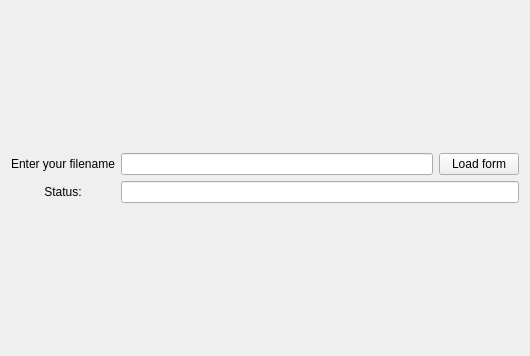
<?xml version="1.0" encoding="UTF-8"?>
<ui version="4.0">
 <class>MainWindow</class>
 <widget class="QMainWindow" name="MainWindow">
  <property name="geometry">
   <rect>
    <x>0</x>
    <y>0</y>
    <width>530</width>
    <height>356</height>
   </rect>
  </property>
  <property name="windowTitle">
   <string>MainWindow</string>
  </property>
  <widget class="QWidget" name="centralWidget">
   <layout class="QGridLayout" name="gridLayout">
    <item row="0" column="0">
     <layout class="QGridLayout" name="settingsLayout">
      <item row="0" column="2">
       <widget class="QPushButton" name="loadButton">
        <property name="text">
         <string>Load form</string>
        </property>
       </widget>
      </item>
      <item row="0" column="1">
       <widget class="QLineEdit" name="filenameLineEdit"/>
      </item>
      <item row="0" column="0">
       <widget class="QLabel" name="filenameLabel">
        <property name="text">
         <string>Enter your filename</string>
        </property>
       </widget>
      </item>
      <item row="1" column="0">
       <widget class="QLabel" name="statusLabel">
        <property name="text">
         <string>Status:</string>
        </property>
        <property name="alignment">
         <set>Qt::AlignCenter</set>
        </property>
       </widget>
      </item>
      <item row="1" column="1" colspan="2">
       <widget class="QLineEdit" name="statusLineEdit">
        <property name="readOnly">
         <bool>true</bool>
        </property>
       </widget>
      </item>
     </layout>
    </item>
   </layout>
  </widget>
 </widget>
 <layoutdefault spacing="6" margin="11"/>
 <resources/>
 <connections/>
</ui>
